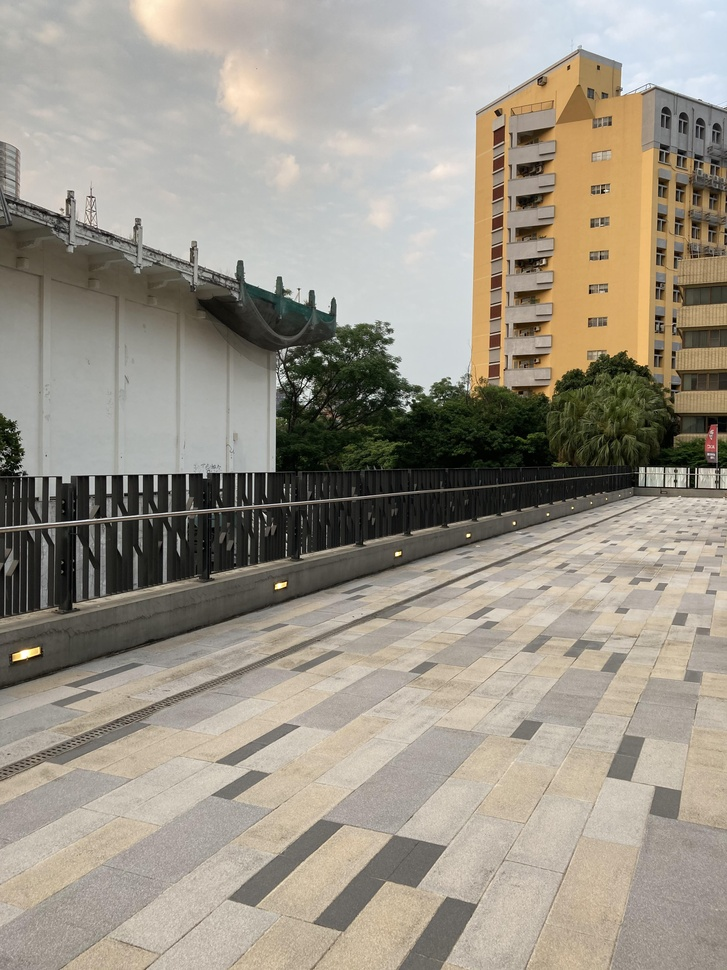
#> input picture pack2_rot/IMG_0027.JPG, 727 x 970 px, shrunk from 3024 x 4032 before the run
$ python motion.py   (older library calls are emulated)
#> lines starting #> are read from the running program, lines starting #| are printed output that depends on the picture
### msop.py
import numpy as np
from matplotlib import pyplot as plt
from scipy import ndimage
from PIL import Image

def bilinear_interpolation(arr, xs, ys):
    '''
    Input:
        arr: numpy array. image data. shape = (h, w) for grayscale or (h, w, 3) for RGB.
        xs, ys: array-like (list or numpy array). x coordinates and y coordinates.

                  y=
                    0  w-1
                x=0 +---+
                    |   |
                    |   |
                h-1 +---+
    Output:
        sampled_image: numpy array. same shape as xs, ys if image is grayscale. for RGB image, the shape would be [xs.shape[0], xs.shape[1], ..., xs.shape[d], 3]
        inside: numpy array. same shape as xs, ys. represents how much the sample is inside the image.
                0: outside the image with 1 pixel margin
                1: inside the image (0 < x < h-1 && 0 < y < w-1)
                0 < inside < 1: outside but within 1 pixel margin. decays linearly on the edge, bilinearly on the corner.
                    for example: (x,y) = (-0.5, -0.5)   inside = 0.25
                                 (x,y) = (-0.5,  0.5)   inside = 0.5
                                 (x,y) = ( 0.5,  0.5)   inside = 1
                                 (x,y) = (  -1,   -1)   inside = 0
    '''
    xs = np.asarray(xs)
    ys = np.asarray(ys)
    #print(xs < 0)
    #print(type(xs < 0))

    #outside = (xs < 0) | (arr.shape[0]-1 < xs) | (ys < 0) | (arr.shape[1]-1 < ys)
    inx = 1 - np.clip(np.maximum(-xs, xs - (arr.shape[0]-1)), 0, 1)
    iny = 1 - np.clip(np.maximum(-ys, ys - (arr.shape[1]-1)), 0, 1)
    inside = inx * iny
    xs = np.clip(xs, 0, arr.shape[0]-1)
    ys = np.clip(ys, 0, arr.shape[1]-1)
    us = np.floor(xs).astype(np.int)
    ls = np.floor(ys).astype(np.int)
    us = np.clip(us, 0, arr.shape[0]-2)
    ls = np.clip(ls, 0, arr.shape[1]-2)
    ds = us + 1
    rs = ls + 1

    Iul = arr[us, ls]
    Iur = arr[us, rs]
    Idl = arr[ds, ls]
    Idr = arr[ds, rs]

    wul = (ds-xs) * (rs-ys)
    wur = (ds-xs) * (ys-ls)
    wdl = (xs-us) * (rs-ys)
    wdr = (xs-us) * (ys-ls)

    #print(list(xs.shape) + [1] * (len(arr.shape) - 2))
    wul = wul.reshape(list(xs.shape) + [1] * (len(arr.shape) - 2))
    wur = wur.reshape(list(xs.shape) + [1] * (len(arr.shape) - 2))
    wdl = wdl.reshape(list(xs.shape) + [1] * (len(arr.shape) - 2))
    wdr = wdr.reshape(list(xs.shape) + [1] * (len(arr.shape) - 2))

    res = Iul * wul + Iur * wur + Idl * wdl + Idr * wdr
    return res, inside

def msop(img_name, base_lvl = 1):
    '''
    Input:
        img_name: string. image file name
        base_lvl: int. start from which level. 1 means skipping the level with original resolution
    Output:
        feature_xs, feature_ys: list of numpy arrays. feature_xs[0] is the x coodinates of features on level=base_lvl, feature_xs[1] on level=base_lvl+1 ...

                  y=
                    0  w-1
                x=0 +---+
                    |   |
                    |   |
                h-1 +---+

        discriptors: list of numpy arrays with shape = (features_count, 8, 8)
    '''
#> called with img_name = 'pack2_rot/IMG_0027.JPG', base_lvl = 1
    print('getting features of {}'.format(img_name))
    im = Image.open(img_name)
#> im is the input picture: PIL image 727x970 RGB; mean R, G, B 156.3, 149.4, 137.1
    im = im.convert('L')
#> im: PIL image 727x970 L
    arrs = [np.asarray(im, dtype=np.float)]
    #print(arrs[0].shape)
    while min(arrs[-1].shape[0], arrs[-1].shape[1]) > 60:
        tmp = arrs[-1][::2, ::2]
        tmp = ndimage.gaussian_filter(tmp, 1.0)
        arrs.append(tmp)
#> after the loop, arrs = 5 items

    #base_lvl = 1
    lvl = base_lvl

    arrs = arrs[base_lvl:]
#> arrs = 4 items

    feature_xs = []
    feature_ys = []
    discriptors = []
    for arr in arrs:
        print('at level {}'.format(lvl))
        print(arr.shape)
        interest_x = []
        interest_y = []
        val = []
        gx, gy = np.gradient(ndimage.gaussian_filter(arr, 1.0))
        gxgx = ndimage.gaussian_filter(gx ** 2, 1.2)
        gxgy = ndimage.gaussian_filter(gx * gy, 1.2)
        gygy = ndimage.gaussian_filter(gy ** 2, 1.2)
        f = (gxgx * gygy - gxgy ** 2) / (gxgx + gygy + 1e-9)
        for i in range(1, f.shape[0]-1):
            for j in range(1, f.shape[1]-1):
                if f[i, j] > 10.0:
                    is_max = True
                    for di in range(-1, 2):
                        for dj in range(-1, 2):
                            if di == 0 and dj == 0:
                                continue
                            if f[i+di, j+dj] > f[i, j]:
                                is_max = False
                                break
                        if not is_max:
                            break
                    if is_max:
                        grad = np.array([(f[i+1, j] - f[i-1, j]) / 2, (f[i, j+1] - f[i, j-1]) / 2])
                        hessian = np.array([[f[i+1, j] + f[i-1, j] - 2 * f[i, j], (f[i+1, j+1] + f[i-1, j-1] - f[i+1, j-1] - f[i-1, j+1]) / 4],
                                            [(f[i+1, j+1] + f[i-1, j-1] - f[i+1, j-1] - f[i-1, j+1]) / 4, f[i, j+1] + f[i, j-1] - 2 * f[i, j]]])
                        delta = np.linalg.lstsq(hessian, -grad, rcond=None)[0]
                        if np.max(abs(delta)) < 1:
                            v = f[i, j] + np.dot(grad, delta) + 0.5 * delta @ hessian @ delta.T
                            #print(val)
                            interest_x.append(i + delta[0])
                            interest_y.append(j + delta[1])
                            val.append(v)
                        else:
                            #print('big')
                            pass

        interest_x = np.asarray(interest_x)
        interest_y = np.asarray(interest_y)
        val = np.asarray(val)

        print('feature count: {}'.format(interest_x.shape[0]))

        gbx, gby = np.gradient(ndimage.gaussian_filter(arr, 4.5))
        vx = bilinear_interpolation(gbx, interest_x, interest_y)[0]
        vy = bilinear_interpolation(gby, interest_x, interest_y)[0]
        norm = (vx ** 2 + vy ** 2) ** 0.5
        vx /= norm + 1e-9
        vy /= norm + 1e-9
        sxs = np.linspace(-17.5, 17.5, 8)
        sys = np.linspace(-17.5, 17.5, 8)
        sxs, sys = np.meshgrid(sxs, sys)

        disc_sample = ndimage.gaussian_filter(arr, 2.0)
        disc = np.zeros([interest_x.shape[0], 8, 8])
        stay = np.zeros(interest_x.shape[0], dtype=bool)
        for i in range(interest_x.shape[0]):
            tmpx = interest_x[i] + vx[i] * sxs - vy[i] * sys
            tmpy = interest_y[i] + vy[i] * sxs + vx[i] * sys
            samples, inside = bilinear_interpolation(disc_sample, tmpx, tmpy)
            stay[i] = np.any(inside < 0.8)
            mean, std = np.mean(samples), np.std(samples)
            samples = (samples - mean) / (std + 1e-9)
            disc[i] = samples
            if lvl > 0 and False:
                fig, axes = plt.subplots(ncols=2)
                axes[0].imshow(arr, cmap='gray')
                axes[0].set_xlim(interest_y[i]-40, interest_y[i]+40)
                axes[0].set_ylim(interest_x[i]+40, interest_x[i]-40)
                axes[0].scatter(tmpy, tmpx)
                axes[0].plot([interest_y[i], interest_y[i] + vy[i] * 10], [interest_x[i], interest_x[i] + vx[i] * 10])
                axes[1].imshow(samples, cmap='gray')
                plt.show()
        #print(stay)
        stay = np.logical_not(stay)
        #print(stay)
        interest_x = interest_x[stay]
        interest_y = interest_y[stay]
        disc = disc[stay]
        val = val[stay]
        print('inside feature count: {}'.format(interest_x.shape[0]))

        rs = np.array([float('inf')] * len(interest_x))
        for i in range(len(interest_x)):
            print('getting radius {}/{}'.format(i+1, len(interest_x)), end='\r')
            for j in range(len(interest_x)):
                if i == j:
                    continue
                if val[i] < 0.9 * val[j]:
                    rs[i] = min(rs[i], ((interest_x[i] - interest_x[j]) ** 2 + (interest_y[i] - interest_y[j]) ** 2) ** 0.5)
        print()
        inds = np.argsort(rs)[-500:]
        #print(inds)
        interest_x = interest_x[inds]
        interest_y = interest_y[inds]
        disc = disc[inds]
        val = val[inds]

        '''
        fig, axes = plt.subplots(nrows=2, ncols=3)
        tmpx = interest_x[-1] + vx[-1] * sxs - vy[-1] * sys
        tmpy = interest_y[-1] + vy[-1] * sxs + vx[-1] * sys
        axes[0][0].imshow(gxgx, cmap='gray')
        axes[0][1].imshow(gxgy, cmap='gray')
        axes[0][2].imshow(gygy, cmap='gray')
        axes[1][1].imshow(f, cmap='gray')
        axes[1][1].scatter(interest_y[-1], interest_x[-1])
        axes[1][1].scatter(interest_y[-1] + vy[-1], interest_x[-1] + vx[-1])
        #axes[1][1].scatter(tmpy, tmpx)
        axes[1][2].imshow(arr, cmap='gray')
        axes[1][2].scatter(interest_y[-1], interest_x[-1])
        axes[1][2].scatter(interest_y[-1] + vy[-1], interest_x[-1] + vx[-1])
        plt.show()
        '''
        feature_xs.append(interest_x * 2 ** lvl)
        feature_ys.append(interest_y * 2 ** lvl)
        discriptors.append(disc)
        lvl += 1
#> this loop made 4 passes
#> inds on pass 3: [2, 0, 7, 5, 10, 3, 4, 9, 6, 1, 12, 8, 11]
#> (printed output is left out)
#> pass 1, in msop, `gxgx = ndimage.gaussian_filter(gx ** 2, 1.2)`:
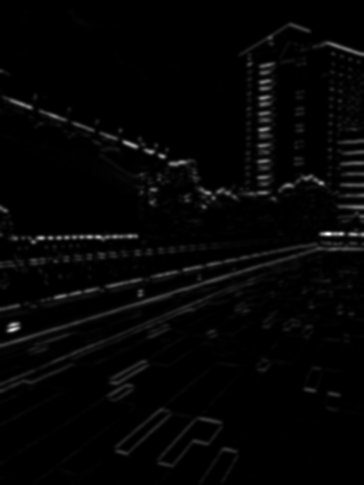
#> gxgx: shape (485, 364) float64; min 0.00102, max 1497.9, mean 31.3; drawn with min black and max white
#> pass 1, in msop, `gxgy = ndimage.gaussian_filter(gx * gy, 1.2)`:
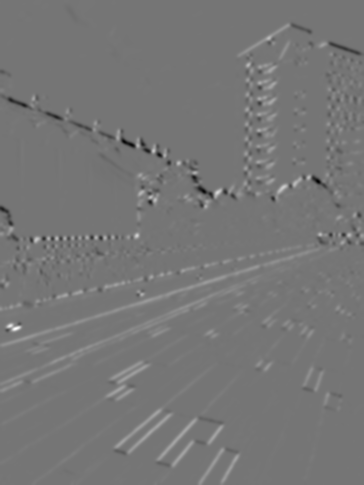
#> gxgy: shape (485, 364) float64; min -446.9, max 521, mean 4.2; drawn with min black and max white
#> after the loop:
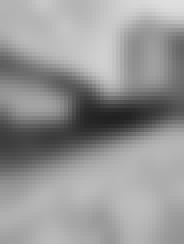
#> disc_sample: shape (61, 46) float64 (shown 4 times larger); min 33.23, max 222.7, mean 150.2
#> after the loop:
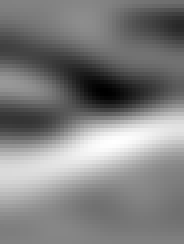
#> gbx: shape (61, 46) float64 (shown 4 times larger); min -11.66, max 10.87, mean -0.393; drawn with min black and max white
#> after the loop:
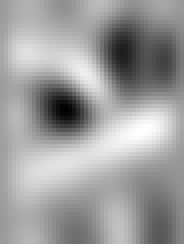
#> gby: shape (61, 46) float64 (shown 4 times larger); min -5.62, max 3.93, mean 0.283; drawn with min black and max white
#> after the loop, discriptors = 4 items; feature_xs = 4 items; feature_ys = 4 items; lvl = 5

    for i in range(len(feature_xs)):
        print('{} features at level {}'.format(feature_xs[i].shape[0], i))
#> this loop made 4 passes

    return feature_xs, feature_ys, discriptors
# [11 lines that do not run on import are left out]
    #print(feats[0][0][:30])
    #msop(['download.png'])
    #msop(['pack2_rot/IMG_00{}.JPG'.format(i) for i in range(18, 29)])

### projection.py
import numpy as np
# [4 lines left out: function planar_projection, not called in this run]
def cylindrical_projection(xs, ys, f):
	xs_new = np.arctan(xs/f)*f
	ys_new = ys / (xs ** 2 + f ** 2) ** 0.5 * f
	return xs_new, ys_new

### motion.py
import numpy as np
from matplotlib import pyplot as plt
from scipy import ndimage
from PIL import Image
import random

import msop
import projection

def bipartite(features_1, features_2):
    feature_xs_1, feature_ys_1, discriptors_1 = features_1
    feature_xs_2, feature_ys_2, discriptors_2 = features_2
    edges = []
    for i in range(len(feature_xs_1)):
        discriptor_1 = discriptors_1[i]
        discriptor_2 = discriptors_2[i]
        if discriptor_1.shape[0] > 1 and discriptor_2.shape[0] > 1:
            adj = np.zeros([discriptor_1.shape[0], discriptor_2.shape[0]])
            distance = np.zeros([discriptor_1.shape[0], discriptor_2.shape[0]])
            for a in range(discriptor_1.shape[0]):
                distance[a] = np.sum((discriptor_1[a] - discriptor_2) ** 2, (1, 2)) ** 0.5
            # [4 lines of commented-out code are left out]
            k = 4
            top12 = np.argsort(distance, 1)[:, :k]
            top21 = np.argsort(distance, 0)[:k, :]
            '''
            for a in range(discriptor_1.shape[0]):
                fig, axes = plt.subplots(ncols=k+1)
                axes[0].imshow(discriptor_1[a])
                for kk in range(k):
                    axes[kk+1].imshow(discriptor_2[top12[a, kk]])
                plt.show()
            '''
            edge12 = np.zeros([discriptor_1.shape[0], discriptor_2.shape[0]], dtype=np.bool)
            edge21 = np.zeros([discriptor_1.shape[0], discriptor_2.shape[0]], dtype=np.bool)
            #print(top12)
            #print(top21)
            half = top12.shape[1] // 2
            for a in range(discriptor_1.shape[0]):
                #print(distance[a, top12[a, half:]])
                outlier_distance = np.mean(distance[a, top12[a, half:]])
                for j in range(half):
                    if distance[a, top12[a, j]] < 0.65 * outlier_distance:
                        edge12[a, top12[a, j]] = True
            half = top21.shape[0] // 2
            for b in range(discriptor_2.shape[0]):
                #print(distance[top21[half:, b], b])
                outlier_distance = np.mean(distance[top21[half:, b], b])
                for j in range(half):
                    if distance[top21[j, b], b] < 0.65 * outlier_distance:
                        edge21[top21[j, b], b] = True
            edge = edge12 & edge21
            print(np.sum(edge))
            edges.append(edge)
            #print('12', distance[0, top12[0]])
            #print('21', distance[top21[:, 0], 0])
        else:
            edges.append(None)
    return edges

def get_model(features_1, features_2, img_h, img_w, focal_length):
    '''
    Input:
        features_1, features_2: msop feature returned by msop.msop() (as a tuple (feature_xs, feature_ys, discriptors))
        img_h: height of image
        img_w: width of image
        focal_length: focal length
    Output:
        delta_x, delta_y: computed displacement
            xs2 = xs1 + delta_x
            ys2 = ys1 + delta_y
            i.e. if center of image 1 is at (0, 0), center of image 2 should be at (delta_x, delta_y)

                y
                ^
                |
                |
                +----> x
    '''
    edges = bipartite(features_1, features_2)
    adj_list1 = []
    adj_list2 = []
    eg_list = []
    now1 = 0
    now2 = 0
    for edge in edges:
        if edge is not None:
            n1 = edge.shape[0]
            n2 = edge.shape[1]
            adj_list1 += [[] for i in range(n1)]
            adj_list2 += [[] for j in range(n2)]
            for i in range(n1):
                for j in range(n2):
                    if edge[i][j]:
                        adj_list1[now1+i].append(now2+j)
                        adj_list2[now2+j].append(now1+i)
                        eg_list.append((now1+i, now2+j))
            now1 += n1
            now2 += n2
    xs1 = np.concatenate(features_1[0])
    ys1 = np.concatenate(features_1[1])
    xs2 = np.concatenate(features_2[0])
    ys2 = np.concatenate(features_2[1])
    #print(adj_list1)
    #print(adj_list2)
    #print(eg_list)
    xs1, ys1 = ys1 - (img_w - 1) / 2, -(xs1 - (img_h - 1) / 2)
    xs2, ys2 = ys2 - (img_w - 1) / 2, -(xs2 - (img_h - 1) / 2)
    xs1, ys1 = projection.cylindrical_projection(xs1, ys1, focal_length)
    xs2, ys2 = projection.cylindrical_projection(xs2, ys2, focal_length)
    bst_delta_x = 0
    bst_delta_y = 0
    bst_inliers = []
    for t in range(500):
        print('try {}/{}, best: {}'.format(t+1, 500, len(bst_inliers)), end='\r')
        k = 3
        sample = random.sample(eg_list, k)
        delta_x = 0
        delta_y = 0
        for a, b in sample:
            delta_x += xs1[a] - xs2[b]
            delta_y += ys1[a] - ys2[b]
        delta_x /= k
        delta_y /= k
        inliers = []
        for k, (a, b) in enumerate(eg_list):
            if ((xs1[a] - xs2[b] - delta_x) ** 2 + (ys1[a] - ys2[b] - delta_y) ** 2) ** 0.5 < min(img_w, img_h) / 200:
                inliers.append(k)
        if len(inliers) > len(bst_inliers):
            bst_delta_x = delta_x
            bst_delta_y = delta_y
            bst_inliers = inliers
    print()
    print(bst_delta_x, bst_delta_y)
    #print(len(bst_inliers))


    # draw overlayed image and inliers/outliers matchings
    '''
    #name1 = 'pack2_rot/IMG_0027.JPG'
    #name2 = 'pack2_rot/IMG_0018.JPG'
    im1 = Image.open(name1)
    arr1 = np.asarray(im1) / 255
    im2 = Image.open(name2)
    arr2 = np.asarray(im2) / 255
    xs = np.zeros([img_h, img_w])
    ys = np.zeros([img_h, img_w])
    for i in range(img_h):
        for j in range(img_w):
            xs[i, j] = i
            ys[i, j] = j
    xs, ys = ys - (img_w - 1) / 2, -(xs - (img_h - 1) / 2)
    xs, ys = projection.planar_projection(xs, ys, focal_length)
    xs, ys = - ys + (img_h - 1) / 2, xs + (img_w - 1) / 2
    projected1, inside = msop.bilinear_interpolation(arr1, xs, ys)
    print(inside.shape)
    plt.imshow(inside)
    plt.show()
    projected1 *= inside[..., np.newaxis]
    projected1 = np.concatenate([projected1, inside[..., np.newaxis]], 2)
    projected2, inside = msop.bilinear_interpolation(arr2, xs, ys)
    projected2 *= inside[..., np.newaxis]
    projected2 = np.concatenate([projected2, inside[..., np.newaxis]], 2)
    fig, ax = plt.subplots()
    projected1[:, :, 3] *= 0.5
    projected2[:, :, 3] *= 0.5
    ax.imshow(projected1, extent=(-img_w / 2, img_w / 2, -img_h / 2, img_h / 2))
    #axes[0].scatter()
    ax.imshow(projected2, extent=(-img_w / 2 + bst_delta_x, img_w / 2 + bst_delta_x, -img_h / 2 + bst_delta_y, img_h / 2 + bst_delta_y))
    #ax.scatter(xs1, ys1)
    #ax.scatter(xs2 + bst_delta_x, ys2 + bst_delta_y)
    for i, (a, b) in enumerate(eg_list):
        if i in bst_inliers:
            ax.plot([xs1[a], xs2[b] + bst_delta_x], [ys1[a], ys2[b] + bst_delta_y], color='r')
            ax.scatter([xs1[a]], [ys1[a]], color='w')
            ax.scatter([xs2[b] + bst_delta_x], [ys2[b] + bst_delta_y], color='k')
        else:
            ax.plot([xs1[a], xs2[b] + bst_delta_x], [ys1[a], ys2[b] + bst_delta_y], color='b')
            ax.scatter([xs1[a]], [ys1[a]], color='w')
            ax.scatter([xs2[b] + bst_delta_x], [ys2[b] + bst_delta_y], color='k')
    ax.set_xlim(-img_w / 2, img_w / 2 + bst_delta_x)
    ax.set_ylim(-img_h / 2, img_h / 2 + bst_delta_y)
    plt.show()
    '''

    '''
    fig, ax = plt.subplots()
    for i, (a, b) in enumerate(eg_list):
        if i in bst_inliers:
            ax.plot([xs1[a], xs2[b] + bst_delta_x], [ys1[a], ys2[b] + bst_delta_y], color='r')
        else:
            ax.plot([xs1[a], xs2[b] + bst_delta_x], [ys1[a], ys2[b] + bst_delta_y], color='b')
    plt.show()
    '''
    return bst_delta_x, bst_delta_y
if __name__ == '__main__':
    #name1 = 'parrington/prtn02.jpg'
    #name2 = 'parrington/prtn01.jpg'
    name1 = 'pack2_rot/IMG_0027.JPG'
    name2 = 'pack2_rot/IMG_0018.JPG'
    if 1 == 1:
        feat1 = msop.msop(name1, 1)
        feat2 = msop.msop(name2, 1)
#> call 2 of msop, with img_name = 'pack2_rot/IMG_0018.JPG', base_lvl = 1
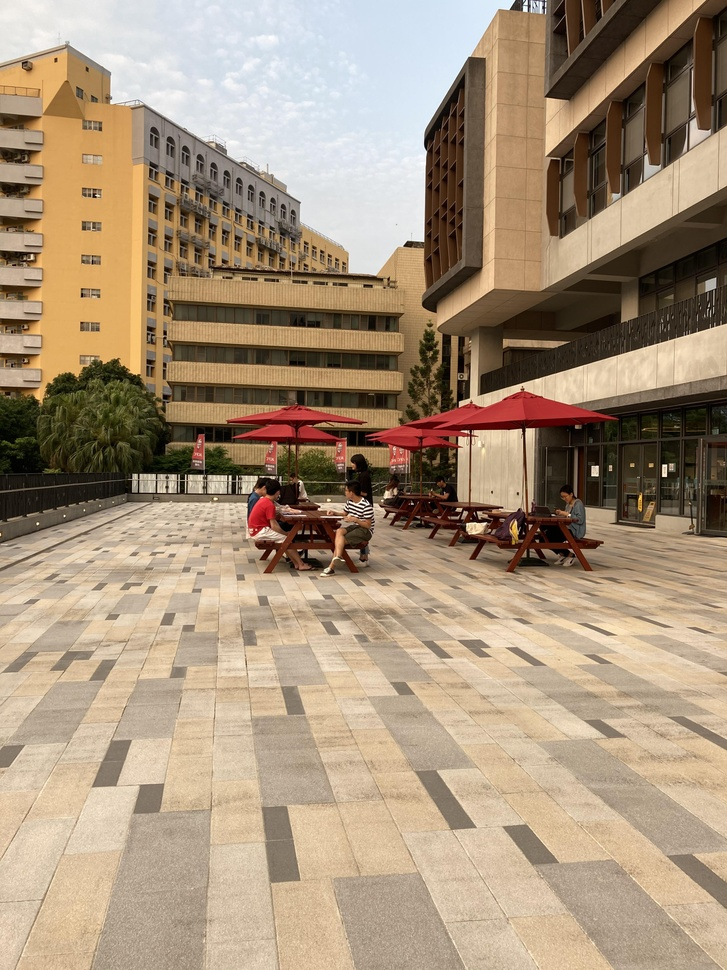
#> input picture pack2_rot/IMG_0018.JPG, 727 x 970 px, shrunk from 3024 x 4032 before the run
#> in msop, im is the input picture: PIL image 727x970 RGB; mean R, G, B 166.9, 146.3, 122.4
#> the loop in msop (call 2), `while min(arrs[-1].shape[0], arrs[-1].shape[1]) > 60:` made 4 passes
#> pass 2, in msop (call 2), `tmp = ndimage.gaussian_filter(tmp, 1.0)`:
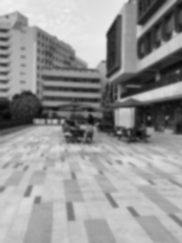
#> tmp: shape (243, 182) float64; min 5.56, max 240, mean 149.9
#> after the loop in msop (call 2), `while min(arrs[-1].shape[0], arrs[-1].shape[1]) > 60:`: arrs = 5 items
#> in msop (call 2), `arrs = arrs[base_lvl:]`: arrs = 4 items
#> (the rest of the program and of its run is left out)
